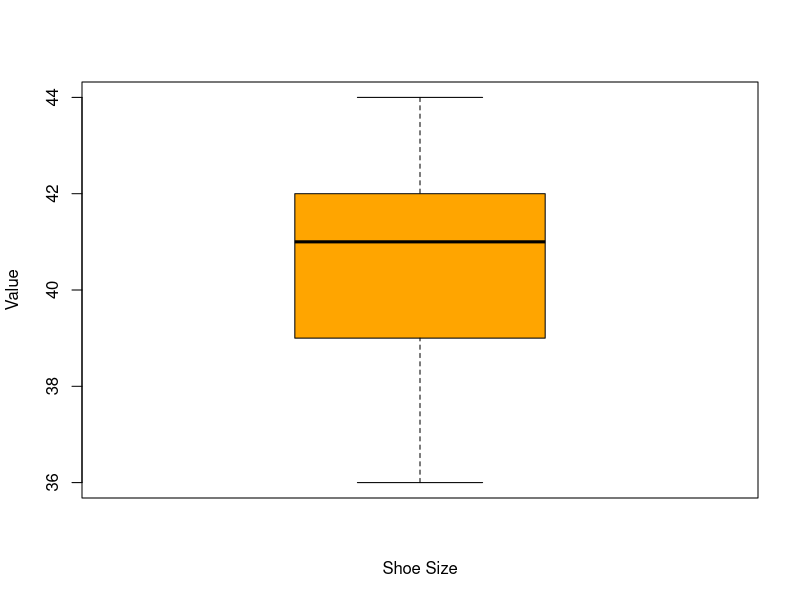
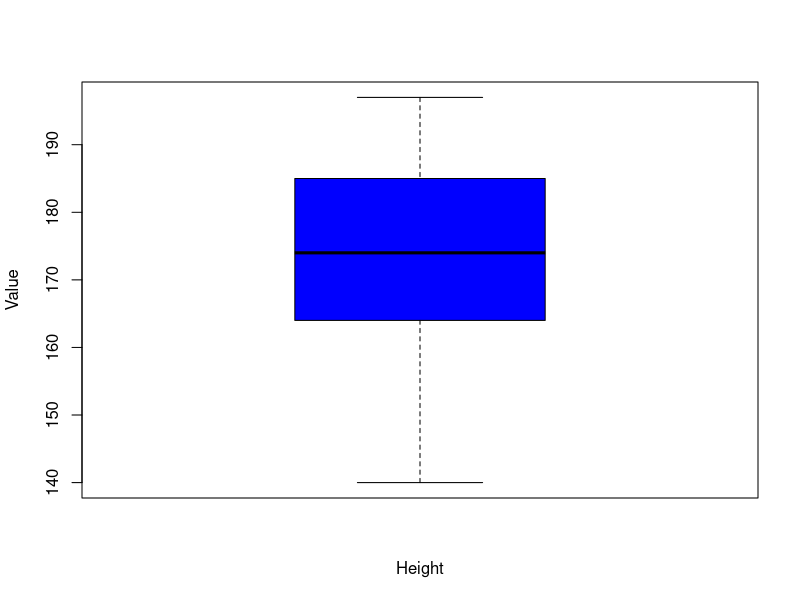
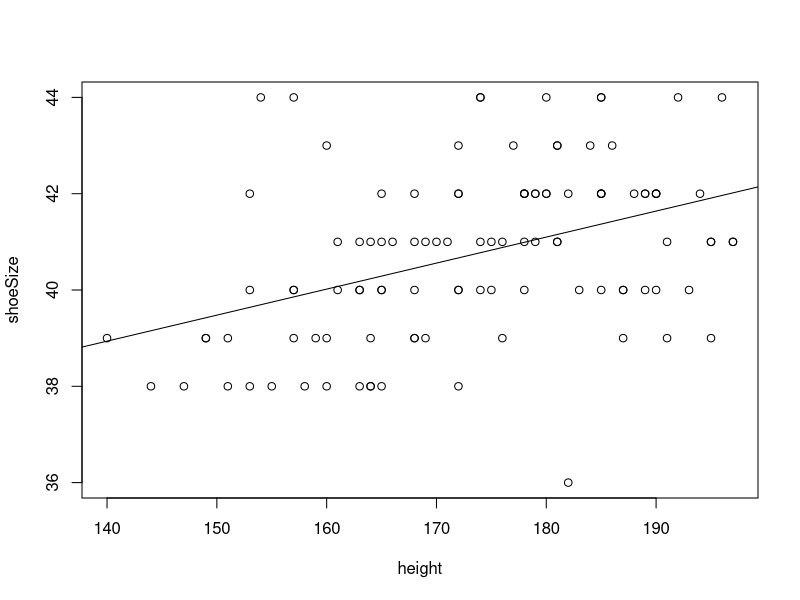
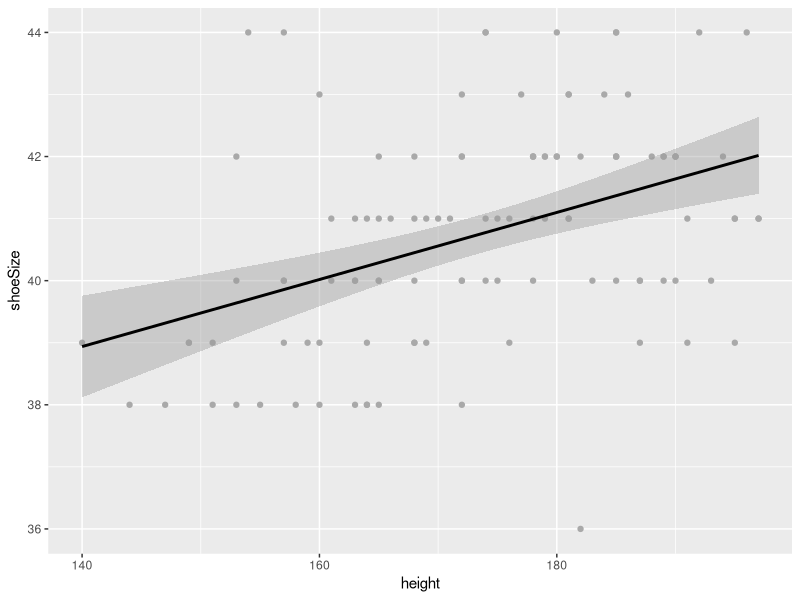

Write the R code that produced these figures, in order.
## load package ggplot2
library("ggplot2")

## load the data
dat = read.csv("height.csv")

weight = dat$Weight
height = dat$Height
shoeSize = dat$ShoeSize

## Boxplot
boxplot(shoeSize,
        col = "orange",
        ylab= "Value",
        xlab= "Shoe Size"
        )

boxplot(height,
        col = "blue",
        ylab= "Value",
        xlab= "Height"
        )


## Scatter plot and line of best fit
plot(height, shoeSize)
abline(lm(shoeSize ~ height))


## Scatter plot and line of best fit
ggplot(data = dat,
       aes(x= height,
           y=shoeSize,
       )
)  +
  # Scatter plot
  geom_point(color = "darkgrey") +
  # Fitted line (linear):
  # The gray area along the line is the confidence interval.
  # If gray area is irrelevant, it may be removed with the 
  # extra argument se=FALSE
  geom_smooth(method="lm",
              col="black",
              #se=FALSE
  )


##  Shapiro-Wilk normality test for the first group
shapiro.test(shoeSize)

##  Shapiro-Wilk normality test for the second group
shapiro.test(height)

##F test to compare the two variances
var.test(shoeSize, height)

## Pearson Correlation
#cor.test(height, shoeSize, method="pearson")

## Spearman Correlation
#cor.test(height, shoeSize, method="spearman")